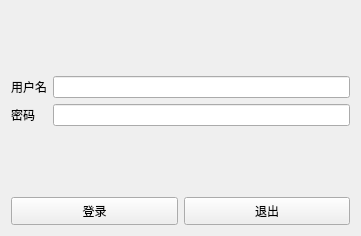
<?xml version="1.0" encoding="UTF-8"?>
<ui version="4.0">
 <class>Widget</class>
 <widget class="QWidget" name="Widget">
  <property name="geometry">
   <rect>
    <x>0</x>
    <y>0</y>
    <width>361</width>
    <height>236</height>
   </rect>
  </property>
  <property name="windowTitle">
   <string>Widget</string>
  </property>
  <layout class="QVBoxLayout" name="verticalLayout">
   <item>
    <layout class="QFormLayout" name="formLayout">
     <property name="formAlignment">
      <set>Qt::AlignLeading|Qt::AlignLeft|Qt::AlignVCenter</set>
     </property>
     <item row="0" column="0">
      <widget class="QLabel" name="label">
       <property name="text">
        <string>用户名</string>
       </property>
      </widget>
     </item>
     <item row="0" column="1">
      <widget class="QLineEdit" name="lineEditUser"/>
     </item>
     <item row="1" column="0">
      <widget class="QLabel" name="label_2">
       <property name="text">
        <string>密码</string>
       </property>
      </widget>
     </item>
     <item row="1" column="1">
      <widget class="QLineEdit" name="lineEditPassword"/>
     </item>
    </layout>
   </item>
   <item>
    <layout class="QHBoxLayout" name="horizontalLayout">
     <item>
      <widget class="QPushButton" name="pushButtonLogin">
       <property name="minimumSize">
        <size>
         <width>0</width>
         <height>28</height>
        </size>
       </property>
       <property name="text">
        <string>登录</string>
       </property>
      </widget>
     </item>
     <item>
      <widget class="QPushButton" name="pushButtonExit">
       <property name="minimumSize">
        <size>
         <width>0</width>
         <height>28</height>
        </size>
       </property>
       <property name="text">
        <string>退出</string>
       </property>
      </widget>
     </item>
    </layout>
   </item>
  </layout>
 </widget>
 <resources/>
 <connections/>
</ui>
